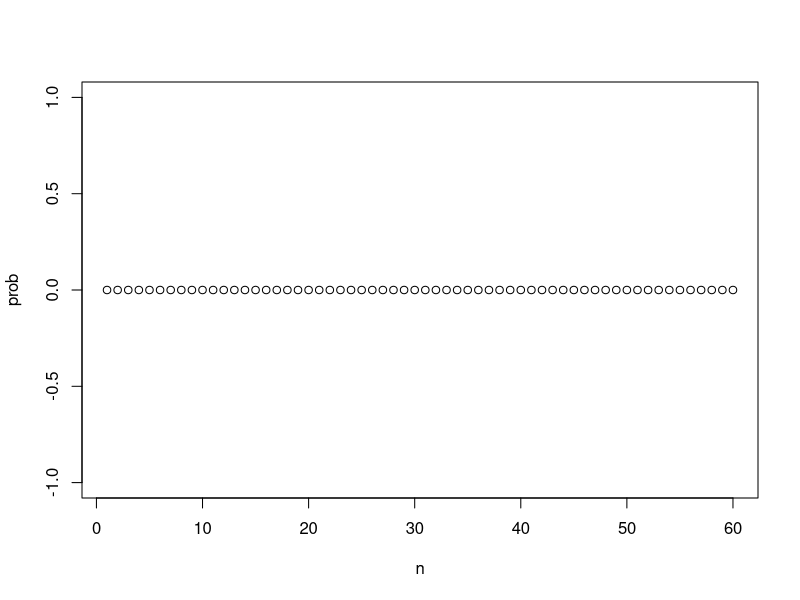
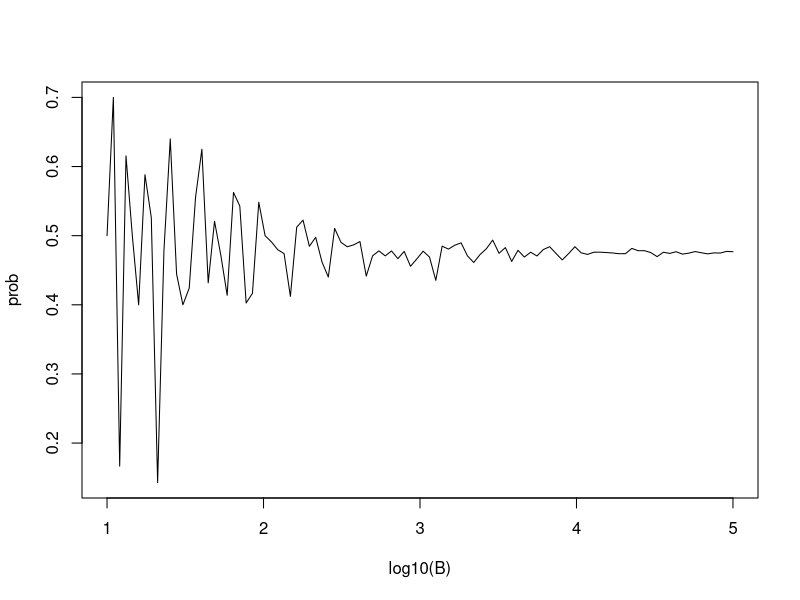

Recreate these plots in R, in order.
install.packages(gtools)
library(gtools)

options(digits = 3)

# Probability
beads <- rep(c('black', 'yellow', 'green'), times = c(5,8,7))
beads
# Sample 1 beads at random without replacement
sample(beads,1)

# Performing a Monte Carlo Simulation
# r is equal to the number of times we want to create a sample
r <- 100000

# code to repeat the random sample in r times
event <- replicate(r, sample(beads, 1))

#to see the distribution we use table
tab <- table(event)
tab

#to get the proportion, we use the prop. table
prop.table(tab)

#to randomly select a sample with replacement
events <- sample (beads, r, replace = TRUE)
prop.table(table(events))

# The code above helps to create replications without
# using the replicate() function

# SETTING RANDOM SEED
set.seed(1986)

#using mean() in probability
beads <- rep(c('yellow', 'blue'), times = c(4,6))

#printing variable
beads
#To find the probability of drawing a yellow, we can use the mean()
mean(beads == 'yellow')

#simple probability exercise
box <- rep(c('Cyan', 'Magenta', 'Yellow'), times = c(3,5,7))

#The probability of choosing a cyan ball
mean(box == 'Cyan')

#The probability of choosing a cyan ball at first draw and not choosing choosing
# a cyan ball at the second draw without replacement
mean(box == 'Cyan') * (1 - 2/14)

#The probability of choosing a cyan ball at first draw and not choosing choosing
# a cyan ball at the second draw with replacement
mean(box == 'Cyan') * (1 - mean(box == 'Cyan'))

#Combination and Permutation
#Generating decks of cards
suits <- c('Diamonds', 'Clubs','Hearts', 'Spades')
numbers <- c('Ace', 'Deuce', 'Three', 'Four', 'Five','Six','Seven',
             'Eight', 'Nine', 'Ten', 'Jack', 'Queen', 'King')

deck <- expand.grid(number=numbers, suit=suits)

deck <- paste(deck$number, deck$suit)                       

#Probability for selecting a king at first draw
kings <- paste('King', suits)

mean(deck %in% kings)

# PROBABILITY FOR SELECTING KING ON A SECONF DRAW WITHOUT REPLACEMENT

#code for all the permutation of all the cars
card <- permutations (52, 2, v=deck)

#Grabbing the first and second column
first_card <- card[,1]
second_card <-card[,2]

# here the first_card variable takes value from the first column while the
# second_Card variable takes value from the second column.

#to check the first_card that is a king
sum(first_card%in%kings)

#to check the probability of a selecting a king in the second card given
# the first card selected was king is given below
sum(first_card%in%kings & second_card%in%kings) /
  sum(first_card%in%kings)

# The code above is synonymous to 
mean(first_card%in% kings & second_card%in%kings) /
mean(first_card%in%kings)

## Combination
combinations(5,2)

#To compute all the natural 21
aces <- paste('Ace', suits)
facecard <- c('King', 'Queen', 'Jack', 'Ten')
facecard<- expand.grid(number = facecard, suit = suits)
facecard <- paste(facecard$number, facecard$suit)
card_hands <- combinations(52,2, v =deck)

#result for the first card drawn being ace and the second a facecard
mean(card_hands[,1] %in% aces & card_hands[,2] %in% facecard)

#using a monte carlo to draw natural 21
hand <- sample(deck,2)
#for proportion of getting a 21
R <- 100000
mc <- replicate(R, {
  hand <- sample(deck,2)
  (hand[1]%in% aces & hand[2] %in% facecard)|
    (hand[2] %in%aces & hand[1] %in% facecard)
  })
mean(mc)

n <- 50
bdays <- sample(1:365, n, replace = TRUE)
any(duplicated(bdays))
r <- 10000
results <- replicate(r,{
  bdays <- sample(1:365, n, replace = TRUE)
  any(duplicated(bdays))
})
mean(results)


#Sapply

compute_prob <- function(n, r = 10000){
  sameday <- replicate(r,{
    bdays <- sample(1:365,n, replace=TRUE)
    any(duplicated(TRUE))
  })
  mean(sameday)
}

n <- seq(1:60)


prob <- sapply(n, compute_prob)
plot(n, prob)

exact_prob <- function(n){
  prob_unique <- seq(365, 365-n+1)/365
  1-prod(prob_unique)
}
ex_prob <- sapply(n, exact_prob)

#number of experiment s needed for a monte carlo simulation
B <- 10^seq(1, 5, len = 100)    # defines vector of many B values
compute_prob <- function(B, n = 22){    # function to run Monte Carlo simulation with each B
  same_day <- replicate(B, {
    bdays <- sample(1:365, n, replace = TRUE)
    any(duplicated(bdays))
  })
  mean(same_day)
}

prob <- sapply(B, compute_prob)    # apply compute_prob to many values of B
plot(log10(B), prob, type = "l")    # plot a line graph of estimates 

